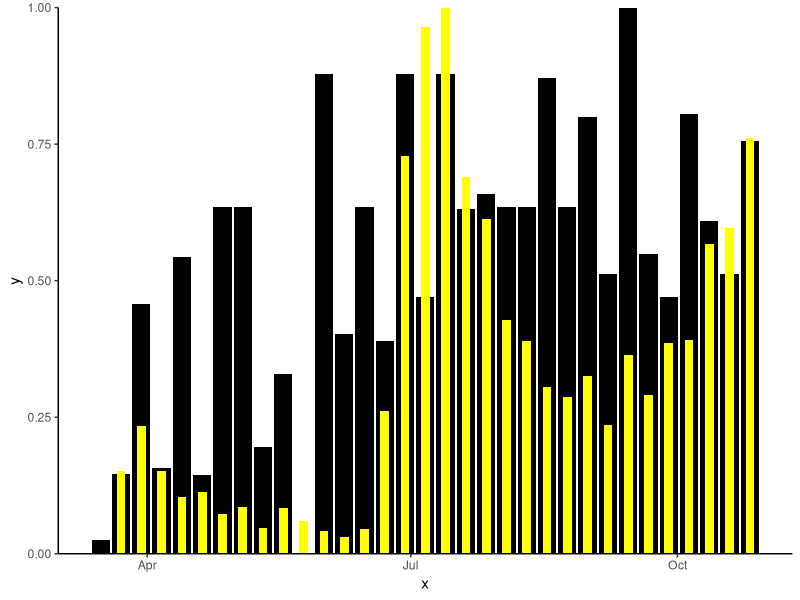
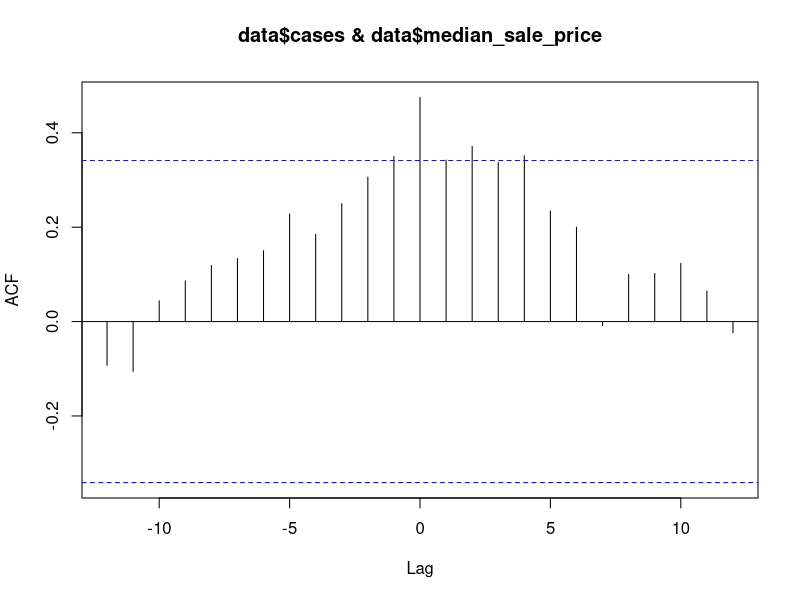

Write the R code that produced these figures, in order.
data = read.csv("housingAndCovidData.csv")
data$period_begin <- as.Date(data$period_begin, format = "%Y-%m-%d")
data$period_end <- as.Date(data$period_end, format = "%Y-%m-%d")

# This is to create a histogram from manipulated redfin housing data only focusing on the pittsburgh area
# This is compared to the data from manipulated new york times covid data also focusing on the pittrburgh area
# The data begins on March 9th of 2020 and ends on November 8th of 2020

library(ggplot2)
ggplot(mapping = aes(x, y)) +
  geom_bar(data = data.frame(x = data$period_begin, y = data$median_price_mapped), stat = 'identity', fill = "black") +
  geom_bar(data = data.frame(x = data$period_begin, y = data$cases_mapped), stat = 'identity', fill = 'yellow', width = 3) +
  theme_classic() + scale_y_continuous(expand = c(0, 0))

# We decided to use ggplot because it has the best tools for comparing two peices inforamtion of one graph
# The built in aes funciton or aesthetic mapping tool helped us to put the data against each other


ccf(data$cases, data$median_sale_price)
# we used the ccf function to make an autocorrelation graph that states that there is a correlation between covid cases and median sale prices 
